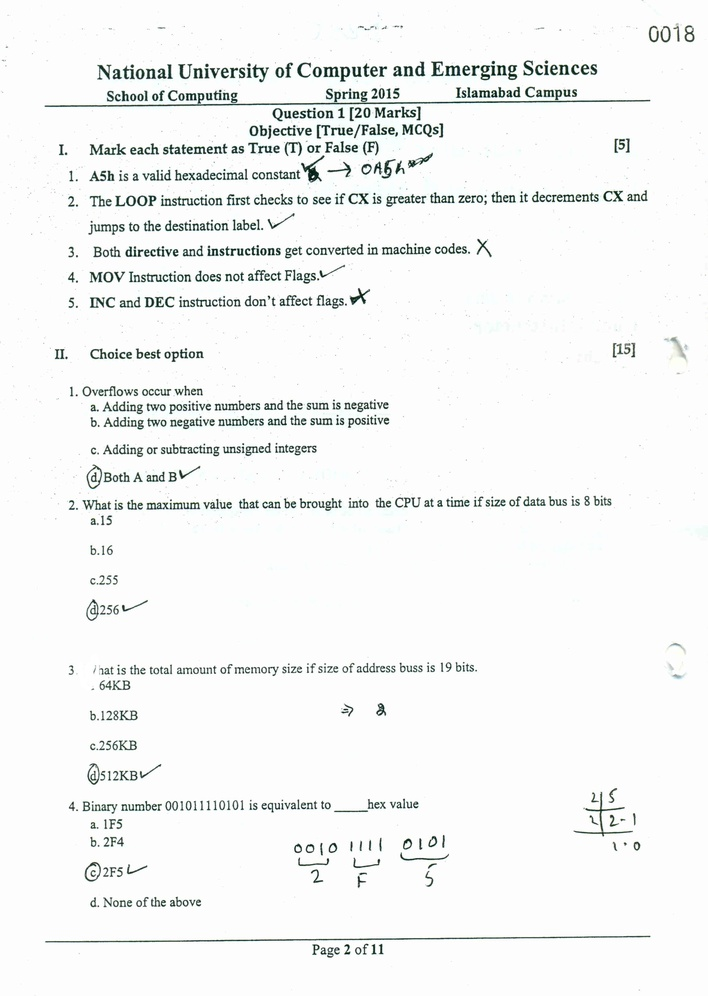
#> input picture img1-small.jpg, 708 x 996 px, shrunk from 2306 x 3243 before the run
$ python -i extract_number.py   (imports and definitions only)   (older library calls are emulated)
#> lines starting #> are read from the running program, lines starting #| are printed output that depends on the picture; after the words box and inside, x2 and y2 are one past the last pixel; in counts of white or black regions, pixels touching at a corner belong together
#!/usr/bin/env python

__author__ = "Adeel Ahmad"
__email__ = "adeelahmad14@hotmail.com"
__status__ = "Production"

from skimage.io import imread, imshow
import matplotlib.pyplot as plt
import numpy as np
from numpy import linalg as LA
from scipy import ndimage as ndi
from skimage.color import rgb2gray
import skimage
from skimage import feature
import scipy as sp
from scipy.signal.signaltools import correlate2d as c2d

from buildRefTable import *
from matchTable import *
from findMaxima import *

def imgBinarize(img, sigma=3):
#> called with sigma = 3
	img = ndi.gaussian_filter(img, sigma)
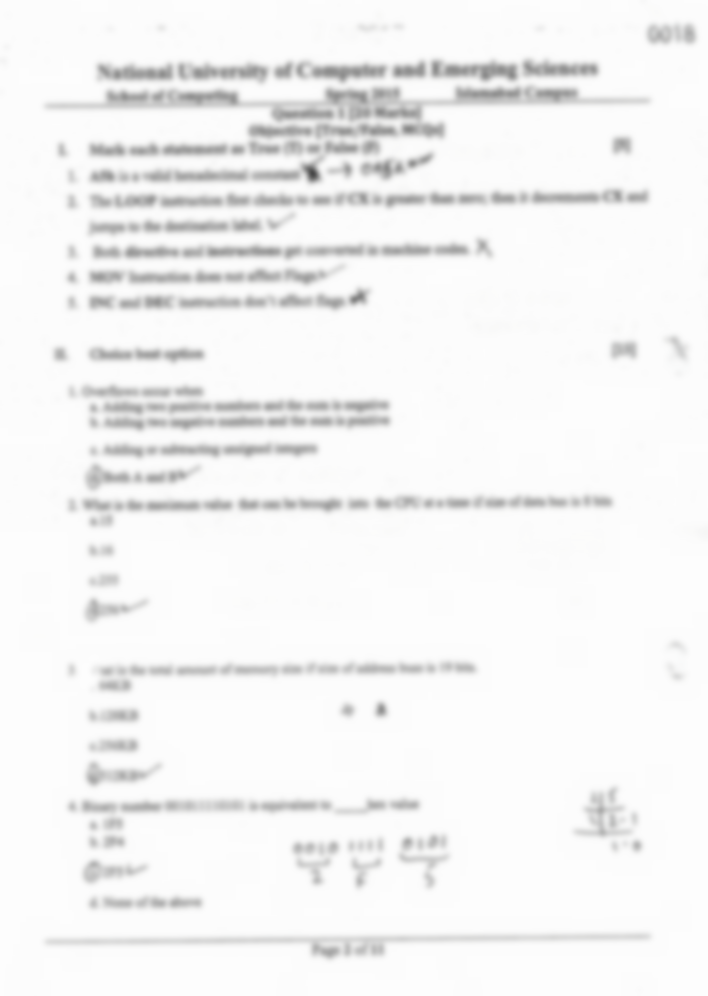
#> img: shape (996, 708, 3); mean of channels 0, 1, 2 243.8, 243.8, 243.8; drawn as B, G, R
	img = rgb2gray(img)
#> img: shape (996, 708) float64
	img = skimage.filter.canny(img, sigma=1)
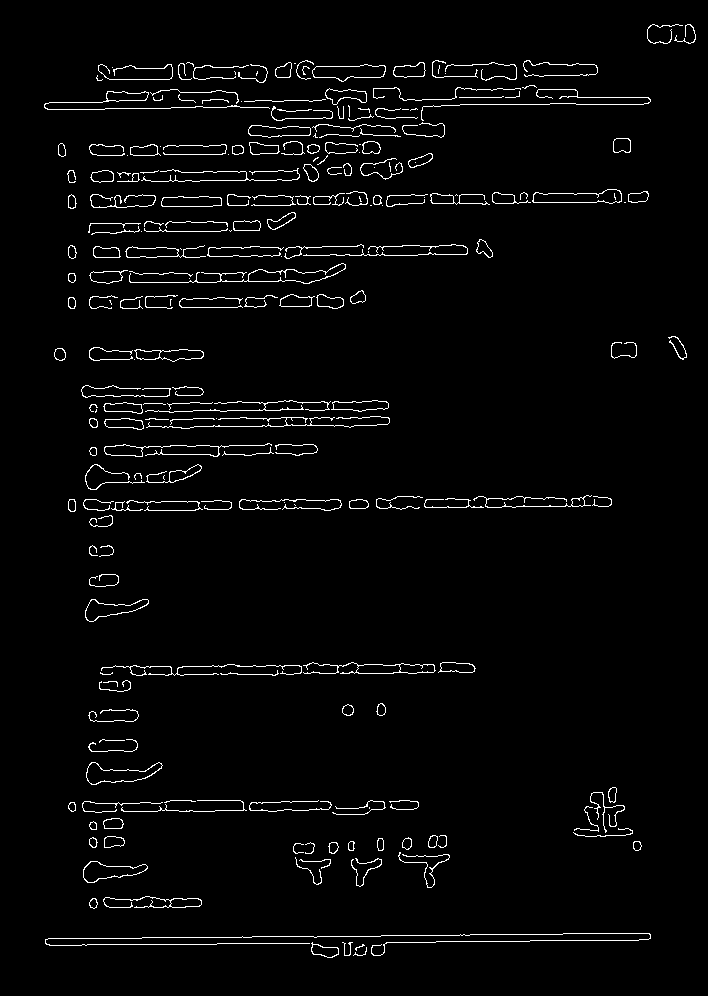
#> img: shape (996, 708) bool; 2.7% white in thin lines or dots, all inside (x1, y1, x2, y2) = (44, 24, 696, 958)
	return img

def get(data):
	return (data - data.mean()) / data.std()

# [44 lines left out: function extractNumber, not called in this run]


# refim = (rgb2gray(imread('matched/image1-test1.crop.png')))
# # plt.imshow(refim, cmap='gray')
# # refim = (imgBinarize(rgb2gray(imread('numbers/9.jpg'))))
# num, val = extractNumber(refim)
# print num, val


>>> import cv2
>>> picture = cv2.cvtColor(cv2.imread('img1-small.jpg'), cv2.COLOR_BGR2RGB)
>>> result = imgBinarize(picture)

$ run again, on img2-small.jpg
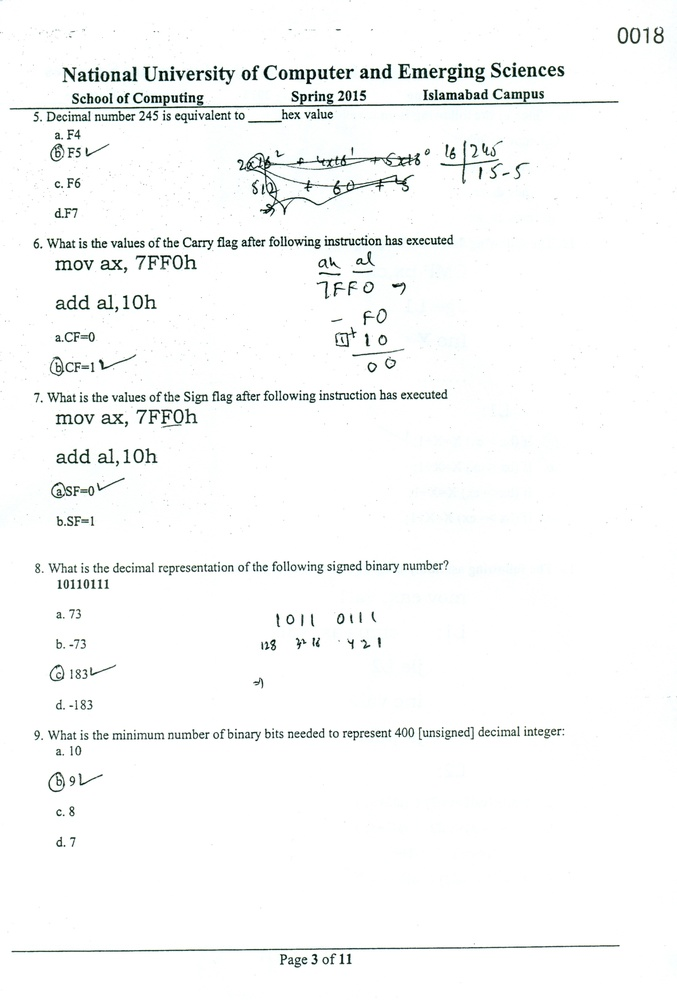
#> input picture img2-small.jpg, 677 x 1000 px, shrunk from 2192 x 3236 before the run
#> in imgBinarize, `img = ndi.gaussian_filter(img, sigma)`:
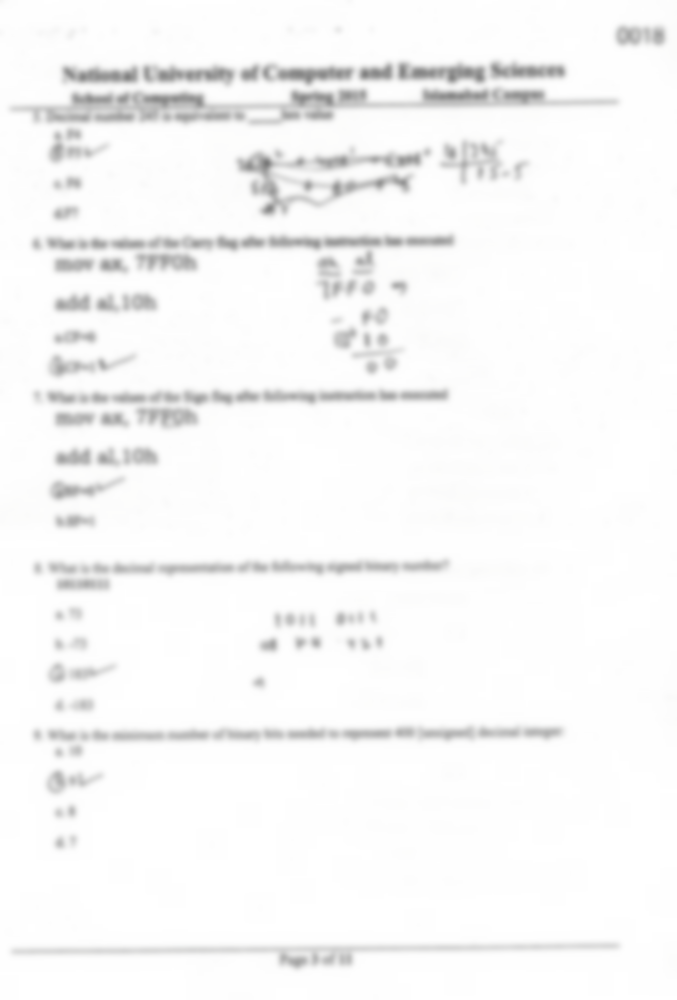
#> img: shape (1000, 677, 3); mean of channels 0, 1, 2 247.1, 247.2, 247.2; drawn as B, G, R
#> in imgBinarize, `img = skimage.filter.canny(img, sigma=1)`:
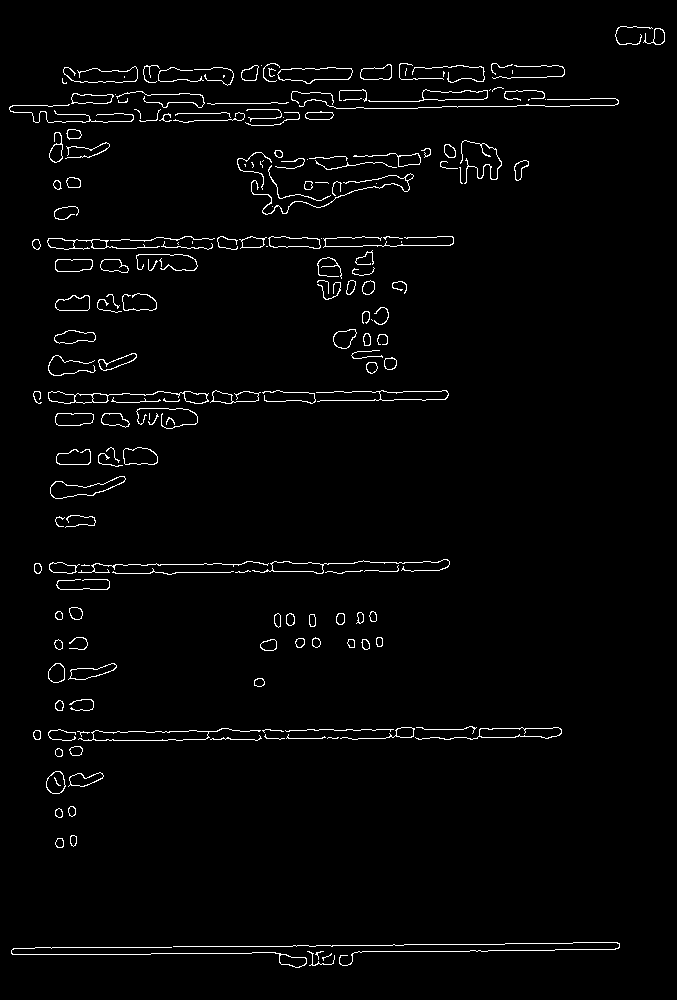
#> img: shape (1000, 677) bool; 2.2% white in thin lines or dots

$ run again, on img3-small.jpg
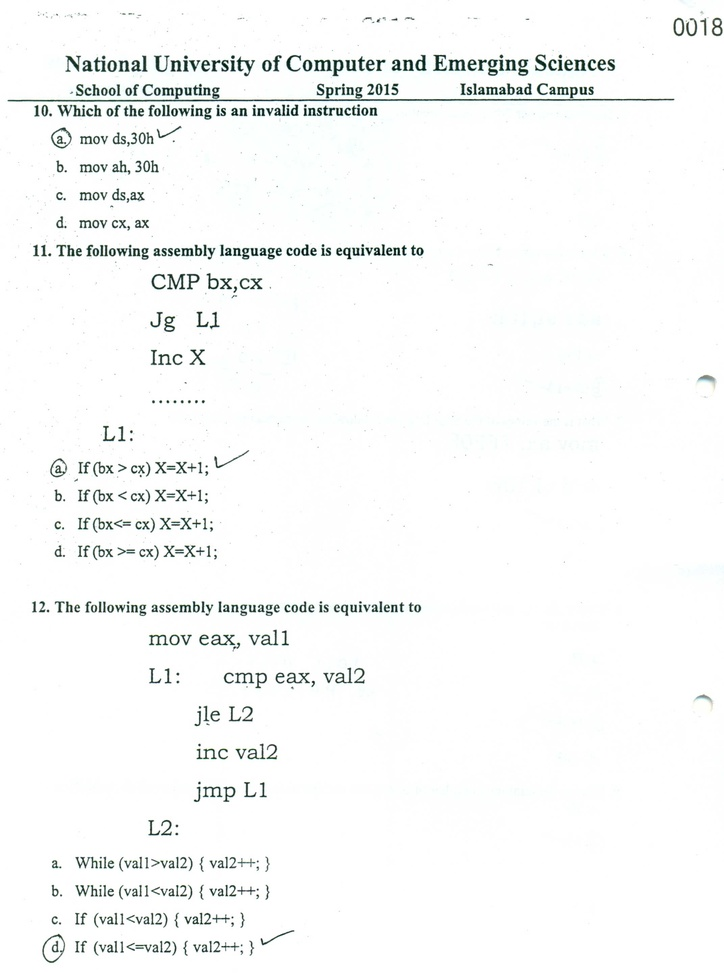
#> input picture img3-small.jpg, 724 x 974 px, shrunk from 2143 x 2884 before the run
#> in imgBinarize, `img = ndi.gaussian_filter(img, sigma)`:
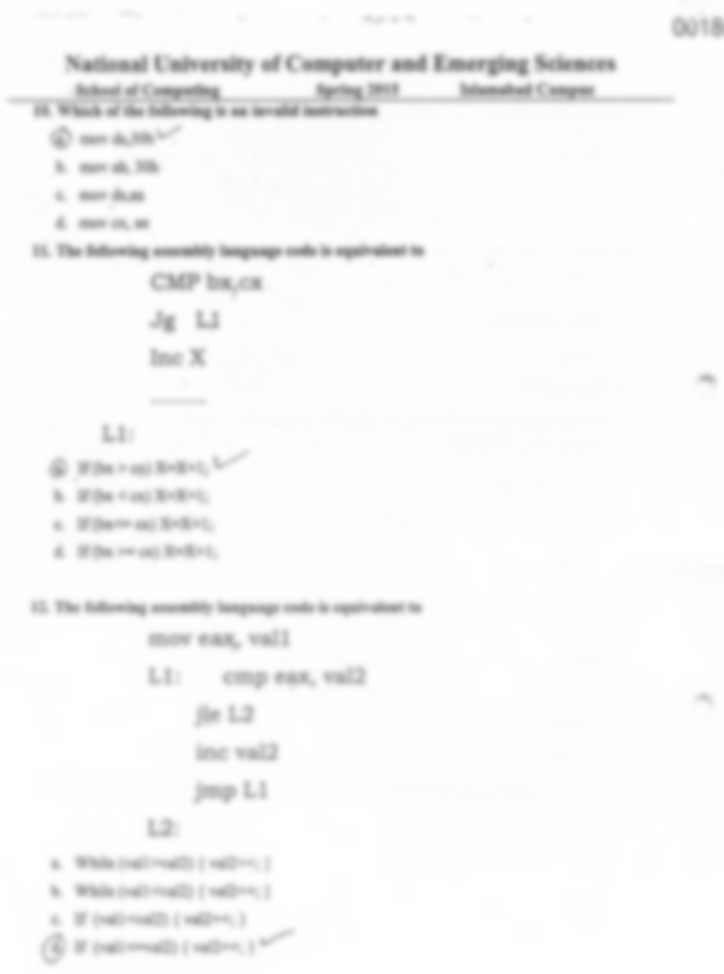
#> img: shape (974, 724, 3); mean of channels 0, 1, 2 247.4, 247.5, 247.5; drawn as B, G, R
#> in imgBinarize, `img = skimage.filter.canny(img, sigma=1)`:
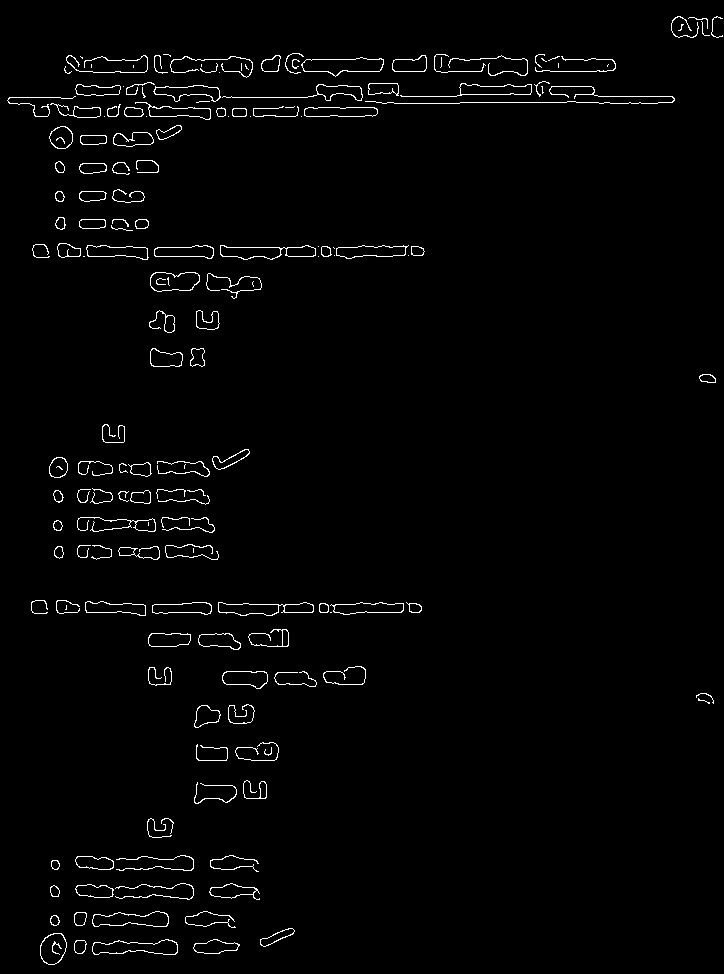
#> img: shape (974, 724) bool; 1.8% white in thin lines or dots

$ run again, on img4-small.jpg
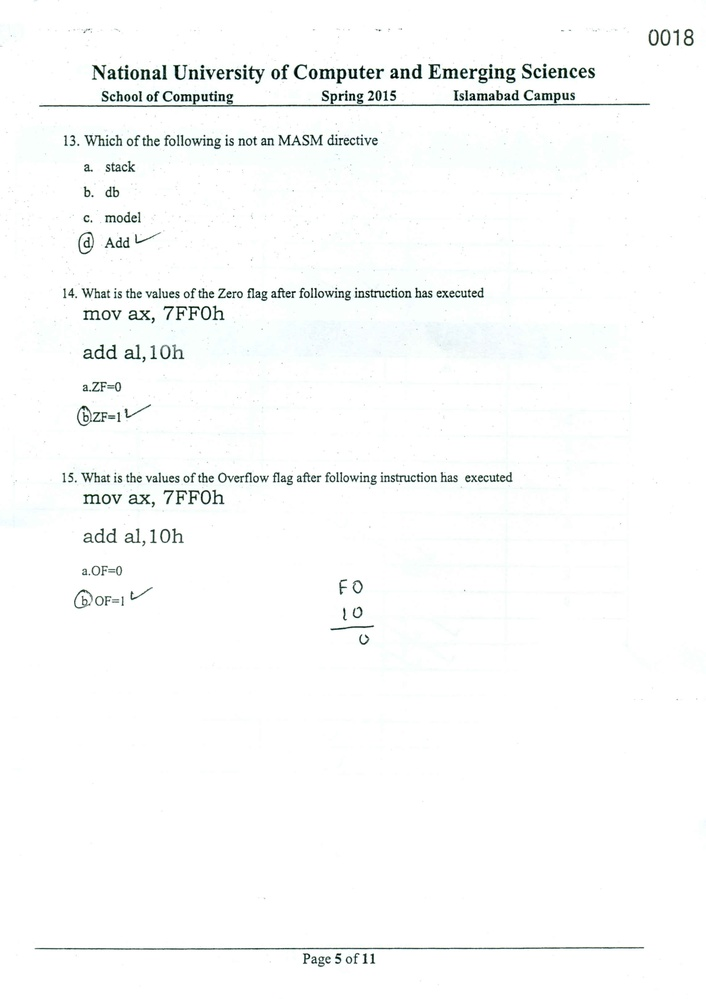
#> input picture img4-small.jpg, 706 x 999 px, shrunk from 2289 x 3236 before the run
#> in imgBinarize, `img = ndi.gaussian_filter(img, sigma)`:
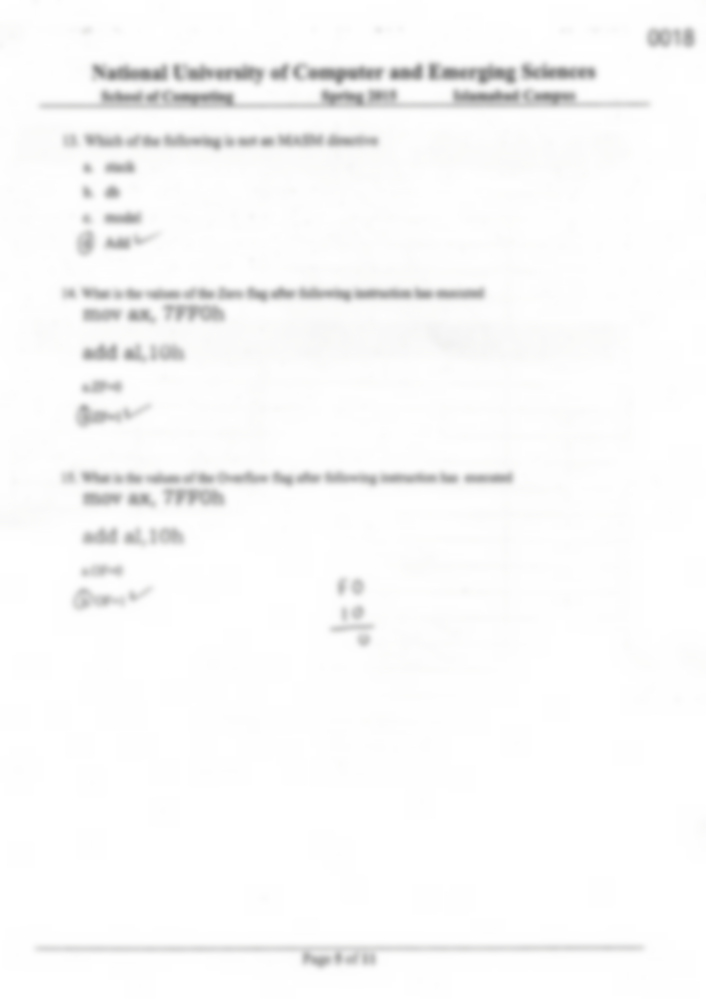
#> img: shape (999, 706, 3); mean of channels 0, 1, 2 249.3, 249.4, 249.4; drawn as B, G, R
#> in imgBinarize, `img = skimage.filter.canny(img, sigma=1)`:
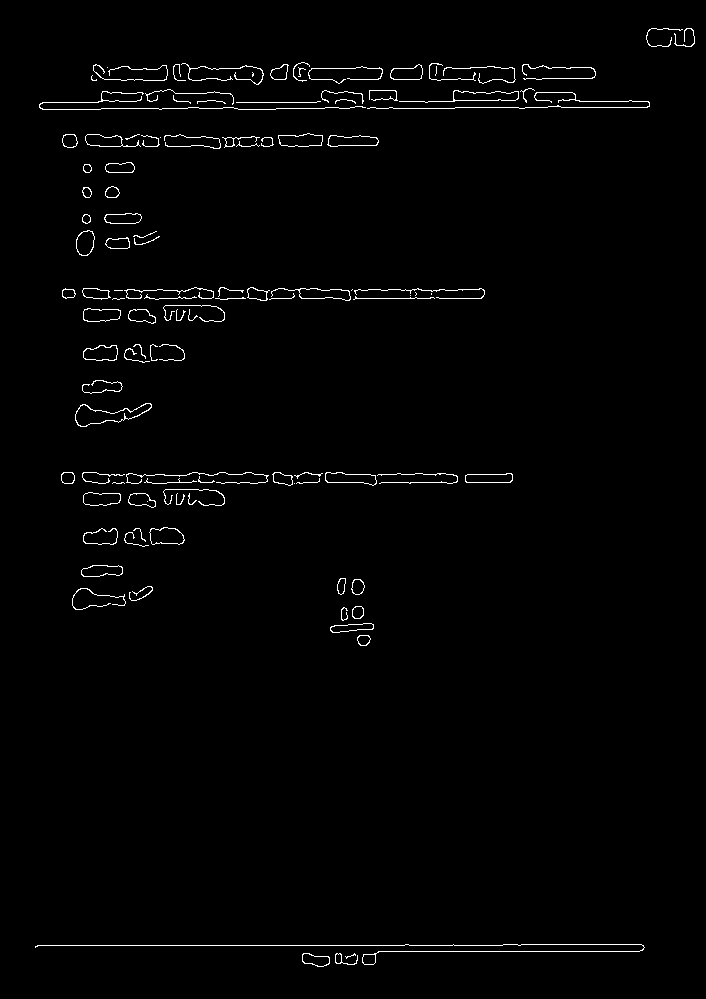
#> img: shape (999, 706) bool; 1.4% white in thin lines or dots, all inside (x1, y1, x2, y2) = (35, 28, 695, 967)
